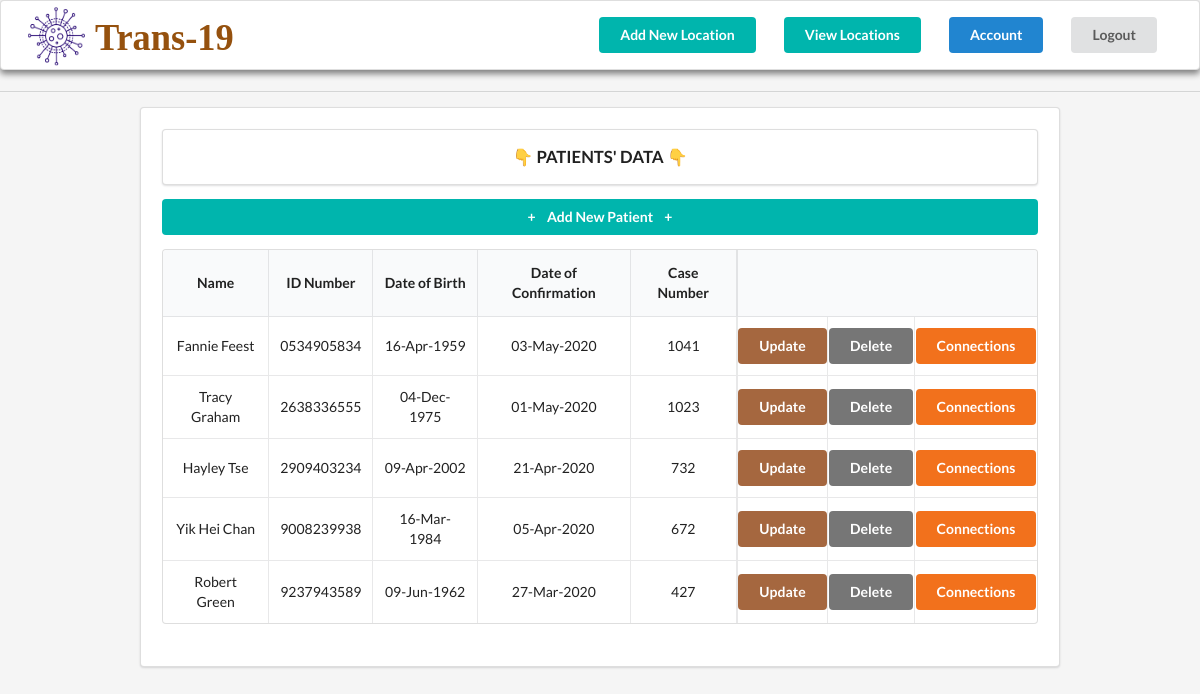
/ (signed in), run on the app's committed database.
### trans_19/models.py (models this page shows, shortened)
class Patient(models.Model):
    name = models.CharField('Name', max_length=30)
    idNum = models.CharField('ID Number', max_length=10)
    dateBirth = models.DateField('Date of Birth(YYYY-MM-DD)')
    dateConfi = models.DateField('Date of Confirmation(YYYY-MM-DD)')
    caseNum = models.IntegerField('Case Number')

### trans_19/views.py (the view)
# urls.py: path('', PatientsListView.as_view(),
class PatientsListView(LoginRequiredMixin, ListView):
    model = Patient
    template_name = 'patients/home.html'
    context_object_name = 'patients'
    ordering = ['-caseNum']

### trans_19/templates/patients/home.html (shortened to what this page needs)
{% extends "patients/index.html" %}
{% block content %}
<div class="ui divider"></div>
<div class="ui segment" style="margin:0 10em; padding: 1.5em;">
  <div class="ui segment" style="text-align: center; font-weight: 700; font-size: 1.2em;">👇 PATIENTS' DATA 👇
  </div>
  <table class="ui celled table" style="text-align: center; margin-bottom: 1.5em;">
    <div>
      <a class="ui teal button" href="{%url 'trans_19_addPatientRecord' %}" style="width: 100%;">+<span
          style="margin:0 0.8em">Add New
          Patient</span>+</a>
    </div>
    <thead>
      <tr>
        <th>Name</th>
        <th>ID Number</th>
        <th>Date of Birth</th>
        <th>Date of Confirmation</th>
        <th>Case Number</th>
        <th colspan="3" style="border-left:0.2em solid rgba(34,36,38,.1);"></th>
      </tr>
    </thead>
    <tbody>
      {% for patient in patients %}
      <tr class='patients' style="cursor:pointer;" onMouseOver="this.style.backgroundColor='rgb(240,240,240)'"
        onMouseOut="this.style.backgroundColor='rgb(255,255,255)'" data-href="{%url 'trans_19_patient' patient.id %}">
        <td id='Name'>{{patient.name}}</td>
        <td data-label="ID">{{patient.idNum}}</td>
        <td data-label="Birth">{{patient.dateBirth|date:"d-M-Y"}}</td>
        <td data-label="Confirm">{{patient.dateConfi|date:"d-M-Y"}}</td>
        <td data-label="CaseNum">{{patient.caseNum}}</td>
        <td style="border-left:0.2em solid rgba(34,36,38,.1); padding-left:0.05em; padding-right:0.05em; "><a
            class="ui brown button" href="{%url 'trans_19_updatePatientRecord' patient.id %}"
            style="margin:0">Update</a>
        </td>
        <td style="padding-left:0.05em; padding-right:0.05em;"><a class="ui grey button"
            href="{%url 'trans_19_deletePatientRecord' patient.id%}" style="margin:0">Delete</a>
        </td>
        <td style="padding-left:0.05em; padding-right:0.05em;"><a class="ui orange button"
            href="{%url 'trans_19_patient_connections' patient.id%}" style="margin:0">Connections</a>
        </td>
      </tr>
      {% endfor %}
    </tbody>
  </table>
</div>
{% endblock content %}

### trans_19/static/main.css (style rules this page uses)
.table { display: table; margin: 0 auto; }

### data on the page
Patient: name "Fannie Feest", idNum "0534905834", dateBirth "16-Apr-1959", dateConfi "03-May-2020", caseNum "1041"
Patient: name "Tracy Graham", idNum "2638336555", dateBirth "04-Dec-1975", dateConfi "01-May-2020", caseNum "1023"
Patient: name "Hayley Tse", idNum "2909403234", dateBirth "09-Apr-2002", dateConfi "21-Apr-2020", caseNum "732"
Patient: name "Yik Hei Chan", idNum "9008239938", dateBirth "16-Mar-1984", dateConfi "05-Apr-2020", caseNum "672"
Patient: name "Robert Green", idNum "9237943589", dateBirth "09-Jun-1962", dateConfi "27-Mar-2020", caseNum "427"
